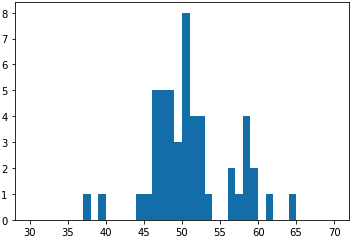

The Python source for this figure:
# COMMENTS: This script calculates the mean and expected value of a list of numbers.
# The distribution of the experimental means roughly estimated the expected value
# of the uniform law between 0 and 100. Indeed, the expected value gives an average
# of probability distribution while the experimental average represents only an
# average value of a sample of values.

import numpy as np
import matplotlib.pyplot as plt

N = 20
Mxs = []
for i in range(50):
    x = np.random.uniform (0, 100 , N)
    Mx = np.mean(x)
    Mxs.append( Mx )
print (Mxs)
plt.figure()
plt.hist(Mxs,bins=40,range=[30,70])
plt.show()
